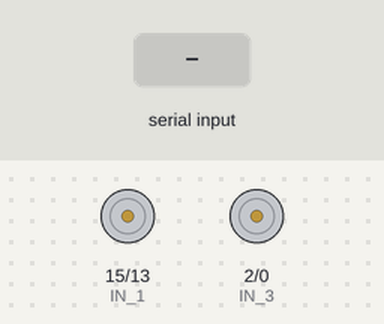
Recording of a sketch running on a simulated ESP8266 (NodeMCU). On the bench: motor-driver pin pairs drawn as motors (green arrow = first pin HIGH = forward, orange = second pin HIGH = backward, longer = more drive, scaled by the enable pin). Inputs (shaded band) come from the test bench. WiFi joins after 1.5 s; servers stay silent unless stated; what the sketch prints to the serial monitor is not drawn.

Above: at 2.7 s.
2.8 s: "W" received over Serial
At 3.4 s:
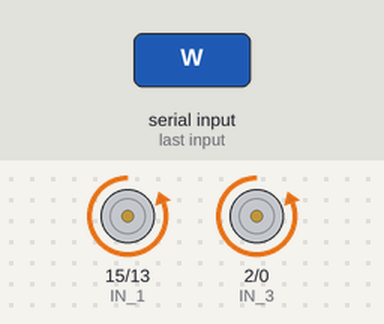
4.3 s: "X" received over Serial
At 5.5 s:
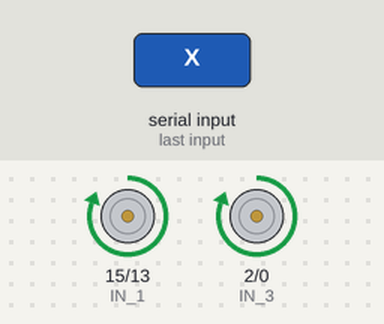
5.8 s: "A" received over Serial
At 6.9 s:
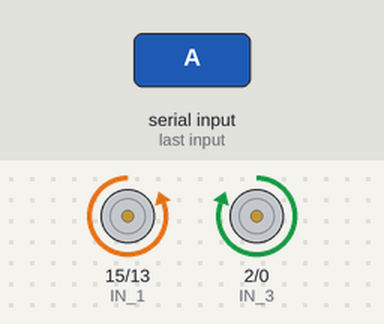
7.3 s: "D" received over Serial
At 8.0 s:
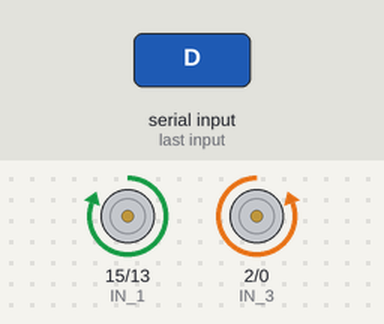
8.8 s: "S" received over Serial
At 9.2 s:
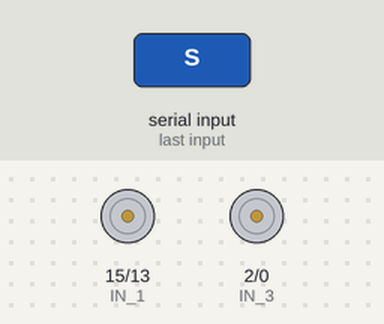
10.3 s: "E" received over Serial
At 11.5 s:
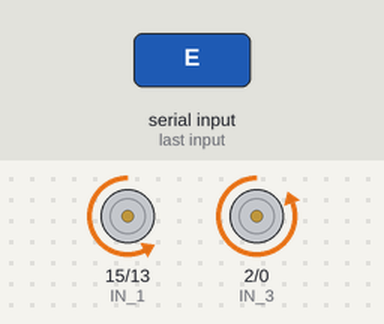
Timing chart, 0 to 12.8 s (numbered marks = the images above; inputs shaded):
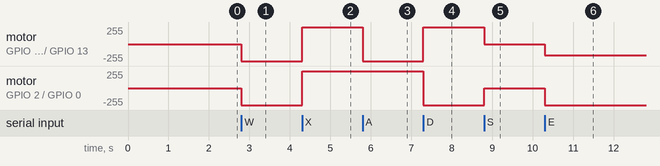

The sketch:

CarControl.ino
```cpp
#include <ESP8266WiFi.h>
#include <WiFiUdp.h>

//MyVersion
//Car control variables
int incomingByte = 0;
int speedCar = 500;//0 to 1023
int speed_Coeff = 3; //aux reduce turn speed

#define ENA   14          // Enable/speed motors Right        GPIO14(D5)
#define ENB   12          // Enable/speed motors Left         GPIO12(D6)
#define IN_1  15          // L298N in1 motors Right           GPIO15(D8)
#define IN_2  13          // L298N in2 motors Right           GPIO13(D7)
#define IN_3  2           // L298N in3 motors Left            GPIO2(D4)
#define IN_4  0           // L298N in4 motors Left            GPIO0(D3)

const char* ssid = "YOUR_WIFI";
const char* password = "YOUR_KEY";

WiFiUDP Udp;
unsigned int localUdpPort = 1987;  // local port to listen on
char incomingPacket[255];  // buffer for incoming packets
//char  replyPacket[] = "Menssagem de volta, funcionou!";  // a reply string to send back

void setup()
{
  Serial.begin(115200);
  delay(10);
  Serial.println();

  Serial.printf("Connecting to %s ", ssid);
  WiFi.begin(ssid, password);
  while (WiFi.status() != WL_CONNECTED)
  {
    delay(500);
    Serial.print(".");
  }
  Serial.println(" connected");

  Udp.begin(localUdpPort);
  Serial.printf("Now listening at IP %s, UDP port %d\n", WiFi.localIP().toString().c_str(), localUdpPort);

 pinMode(ENA, OUTPUT);
 pinMode(ENB, OUTPUT);
 pinMode(IN_1, OUTPUT);
 pinMode(IN_2, OUTPUT);
 pinMode(IN_3, OUTPUT);
 pinMode(IN_4, OUTPUT);
}


void loop()
{
  ListenPacketRoutine();
  ListenKeyboardRoutine();
}

void forward()
{
  digitalWrite(IN_1, LOW);
  digitalWrite(IN_2, HIGH);
  analogWrite(ENA, speedCar);

  digitalWrite(IN_3, LOW);
  digitalWrite(IN_4, HIGH);
  analogWrite(ENB, speedCar);
}

void backward()
{
  digitalWrite(IN_1, HIGH);
  digitalWrite(IN_2, LOW);
  analogWrite(ENA, speedCar);

  digitalWrite(IN_3, HIGH);
  digitalWrite(IN_4, LOW);
  analogWrite(ENB, speedCar);
}

void right()
{
  digitalWrite(IN_1, HIGH);
  digitalWrite(IN_2, LOW);
  analogWrite(ENA, speedCar);

  digitalWrite(IN_3, LOW);
  digitalWrite(IN_4, HIGH);
  analogWrite(ENB, speedCar);
}

void left()
{
  digitalWrite(IN_1, LOW);
  digitalWrite(IN_2, HIGH);
  analogWrite(ENA, speedCar);

  digitalWrite(IN_3, HIGH);
  digitalWrite(IN_4, LOW);
  analogWrite(ENB, speedCar);
}

void forwardRight()
{
  digitalWrite(IN_1, LOW);
  digitalWrite(IN_2, HIGH);
  analogWrite(ENA, speedCar/speed_Coeff);

  digitalWrite(IN_3, LOW);
  digitalWrite(IN_4, HIGH);
  analogWrite(ENB, speedCar);
}

void forwardLeft()
{
  digitalWrite(IN_1, LOW);
  digitalWrite(IN_2, HIGH);
  analogWrite(ENA, speedCar);

  digitalWrite(IN_3, LOW);
  digitalWrite(IN_4, HIGH);
  analogWrite(ENB, speedCar/speed_Coeff);
}

void backwardRight()
{
  digitalWrite(IN_1, HIGH);
  digitalWrite(IN_2, LOW);
  analogWrite(ENA, speedCar/speed_Coeff);

  digitalWrite(IN_3, HIGH);
  digitalWrite(IN_4, LOW);
  analogWrite(ENB, speedCar);
}

void backwardLeft()
{
  digitalWrite(IN_1, HIGH);
  digitalWrite(IN_2, LOW);
  analogWrite(ENA, speedCar);

  digitalWrite(IN_3, HIGH);
  digitalWrite(IN_4, LOW);
  analogWrite(ENB, speedCar/speed_Coeff);
}

void stop()
{
  digitalWrite(IN_1, LOW);
  digitalWrite(IN_2, LOW);
  digitalWrite(IN_3, LOW);
  digitalWrite(IN_4, LOW);
}

void ListenPacketRoutine(){
  //listen for packets
  int packetSize = Udp.parsePacket();
  if (packetSize){
    int len = Udp.read(incomingPacket, 255);
    Serial.printf("UDP packet contents: %s\n", incomingPacket);
    if (incomingPacket[0] == 'W'){
        forward();
    } else if (incomingPacket[0] == 'X'){
        backward();
    } else if (incomingPacket[0] == 'A'){
        left();
    } else if (incomingPacket[0] == 'D'){
        right();
    } else if (incomingPacket[0] == 'E'){
        forwardRight();
    } else if (incomingPacket[0] == 'Q'){
        forwardLeft();
    } else if (incomingPacket[0] == 'C'){
        backwardRight();
    }  else if (incomingPacket[0] == 'Z'){
        backwardLeft();
    }  else if (incomingPacket[0] == 'S'){
        stop();
    }
  }
}

void ListenKeyboardRoutine(){

 if (Serial.available() > 0) {
    incomingByte = Serial.read();
    }

 switch(incomingByte)
  {
     case 'S':
      { stop();
       Serial.println("Stop\n");
       incomingByte='*';}

     break;

     case 'W':
     {  forward();

       Serial.println("Forward\n");
       incomingByte='*';}
     break;

      case 'X':
    {   backward();

       Serial.println("Backward\n");
       incomingByte='*';}
     break;

     case 'D':
     {
       right();
       Serial.println("Rotate Right\n");
       incomingByte='*';}
     break;

       case 'A':
      {
       left();
       Serial.println("Rotate Left\n");
       incomingByte='*';}
     break;

      case 'E':
      {
       forwardRight();
       Serial.println("Rotate Left\n");
       incomingByte='*';}
     break;

      case 'Q':
      {
       forwardLeft();
       Serial.println("Rotate Left\n");
       incomingByte='*';}
     break;

      case 'C':
      {
       backwardRight();
       Serial.println("Rotate Left\n");
       incomingByte='*';}
     break;

       case 'Z':
      {
       backwardLeft();
       Serial.println("Rotate Left\n");
       incomingByte='*';}
     break;
  }
}
```

Measured:
- after the input at 2.8 s, motor on GPIO 15 (IN_1) / GPIO 13 (IN_2), motor on GPIO 2 (IN_3) / GPIO 0 (IN_4): stopped → backward 255/255 at once
- after the input at 4.3 s, motor on GPIO 15 (IN_1) / GPIO 13 (IN_2), motor on GPIO 2 (IN_3) / GPIO 0 (IN_4): backward 255/255 → forward 255/255 at once
- after the input at 5.8 s, motor on GPIO 15 (IN_1) / GPIO 13 (IN_2): forward 255/255 → backward 255/255 at once
- after the input at 7.3 s, motor on GPIO 15 (IN_1) / GPIO 13 (IN_2): backward 255/255 → forward 255/255 at once; motor on GPIO 2 (IN_3) / GPIO 0 (IN_4): forward 255/255 → backward 255/255 at once
- after the input at 8.8 s, motor on GPIO 15 (IN_1) / GPIO 13 (IN_2): forward 255/255 → stopped at once; motor on GPIO 2 (IN_3) / GPIO 0 (IN_4): backward 255/255 → stopped at once
- after the input at 10.3 s, motor on GPIO 15 (IN_1) / GPIO 13 (IN_2): stopped → backward 166/255 at once; motor on GPIO 2 (IN_3) / GPIO 0 (IN_4): stopped → backward 255/255 at once
